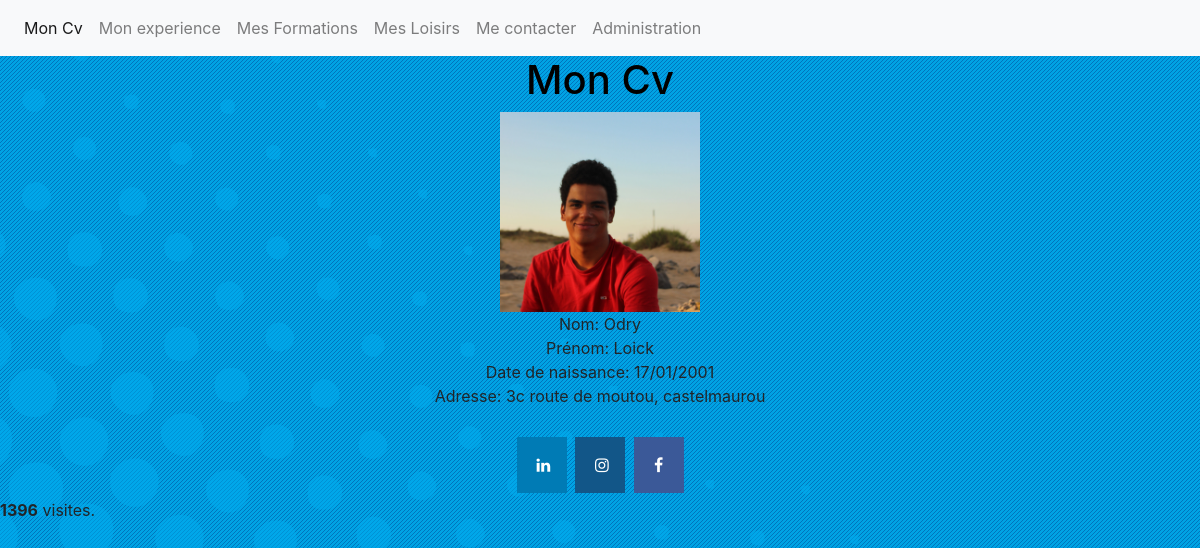
The page / on the database its author committed.
### tables this page shows
CREATE TABLE IF NOT EXISTS `user` (
  `id` int(11) NOT NULL AUTO_INCREMENT,
  `nom` varchar(1024) DEFAULT NULL,
  `prenom` varchar(1024) DEFAULT NULL,
  `datedenaissance` varchar(1024) DEFAULT NULL,
  `adresse` varchar(1024) DEFAULT NULL,
  `mail` varchar(1024) DEFAULT NULL,
  `tel` varchar(1024) DEFAULT NULL,
  PRIMARY KEY (`id`)
);

### includes/functions.php (called while the page is built, shortened)
<?php
function getBody($page){
    include "pages/$page.php";
}
function getFooter($page){
    include 'partials/footer.php';
}
    ?>

### pages/main.php (the view, shortened to what this page needs)
<div class="center" style="text-align: center;">
    <img  style="width: 200px; height: 200px;" src="assets/images/IMG_20190720_024939_379.jpg">
</div>
<div style="text-align: center;">
<?php
try {
    $bdd = new PDO('mysql:host=localhost;dbname=cv-Loick;charset=utf8', "root", '');
}
catch(Exception $e) {
    die('Erreur : '.$e->getMessage());
}
$reponse = $bdd->query('SELECT nom,prenom,datedenaissance,adresse FROM user');
while ($donnees = $reponse->fetch()) {
    echo 'Nom: ' . $donnees["nom"] . '<br />';
    echo 'Prénom: ' .  $donnees["prenom"] . '<br />';
    echo 'Date de naissance: ' . $donnees["datedenaissance"] . '<br />';
    echo 'Adresse: ' . $donnees["adresse"] . '<br />';
    echo '<br />';
}
?>
</div>

### assets/css/style.css (style rules this page uses)
.center { text-align: center; }

### rows shown on the page
user: nom "Odry", prenom "Loick", datedenaissance "17/01/2001", adresse "3c route de moutou, castelmaurou"

### other values the page prints
getTitle($navPage) "Mon Cv"
getTitle($navPage) "Mon experience"
getTitle($navPage) "Mes Formations"
getTitle($navPage) "Mes Loisirs"
getTitle($navPage) "Me contacter"
getTitle($navPage) "Administration"
getTitle($page) "Mon Cv"
$compte "1396"
